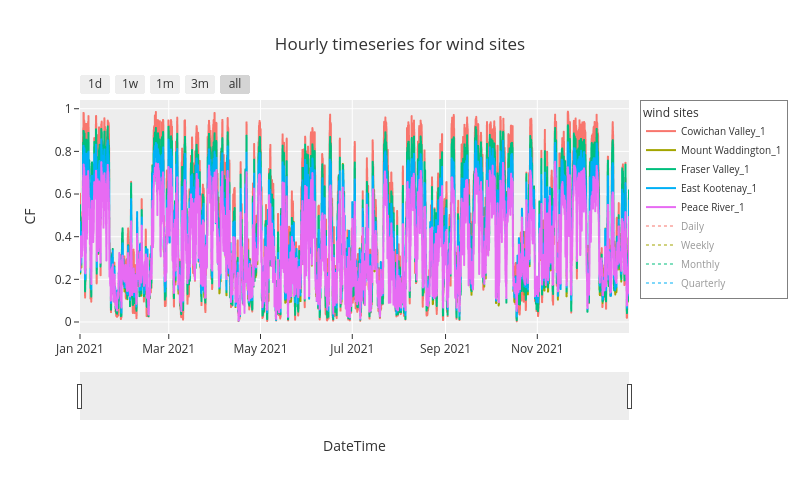

The code cell stored with this chart in its notebook:
### Code cell
solar_buckets_CFts_file=f"results/linking/Wind_Top_Sites_Clustered_CF_timeseries.pkl"

gdf=pd.read_pickle(solar_buckets_CFts_file)
create_sites_ts_plots_all_sites_2('wind',gdf,'results')

### Figure 1 — Plotly figure (JSON) as saved in the notebook; plotly's stock layout.template omitted (floating-point values rounded to 4 significant figures; data arrays with more than 128 entries replaced by an {"elided": "..."} marker saying what was removed)
{"data": [{"hoverinfo": "name+x+y", "hovertemplate": "variable=Cowichan Valley_1<br>index=%{x}<br>CF=%{y}<extra></extra>", "legendgroup": "Cowichan Valley_1", "line": {"color": "#F8766D", "dash": "solid"}, "marker": {"symbol": "circle"}, "mode": "lines", "name": "Cowichan Valley_1", "showlegend": true, "type": "scattergl", "x": {"elided": "8760 str values"}, "xaxis": "x", "y": {"elided": "8760 float values"}, "yaxis": "y"}, {"hoverinfo": "name+x+y", "hovertemplate": "variable=Mount Waddington_1<br>index=%{x}<br>CF=%{y}<extra></extra>", "legendgroup": "Mount Waddington_1", "line": {"color": "#A3A500", "dash": "solid"}, "marker": {"symbol": "circle"}, "mode": "lines", "name": "Mount Waddington_1", "showlegend": true, "type": "scattergl", "x": {"elided": "8760 str values"}, "xaxis": "x", "y": {"elided": "8760 float values"}, "yaxis": "y"}, {"hoverinfo": "name+x+y", "hovertemplate": "variable=Fraser Valley_1<br>index=%{x}<br>CF=%{y}<extra></extra>", "legendgroup": "Fraser Valley_1", "line": {"color": "#00BF7D", "dash": "solid"}, "marker": {"symbol": "circle"}, "mode": "lines", "name": "Fraser Valley_1", "showlegend": true, "type": "scattergl", "x": {"elided": "8760 str values"}, "xaxis": "x", "y": {"elided": "8760 float values"}, "yaxis": "y"}, {"hoverinfo": "name+x+y", "hovertemplate": "variable=East Kootenay_1<br>index=%{x}<br>CF=%{y}<extra></extra>", "legendgroup": "East Kootenay_1", "line": {"color": "#00B0F6", "dash": "solid"}, "marker": {"symbol": "circle"}, "mode": "lines", "name": "East Kootenay_1", "showlegend": true, "type": "scattergl", "x": {"elided": "8760 str values"}, "xaxis": "x", "y": {"elided": "8760 float values"}, "yaxis": "y"}, {"hoverinfo": "name+x+y", "hovertemplate": "variable=Peace River_1<br>index=%{x}<br>CF=%{y}<extra></extra>", "legendgroup": "Peace River_1", "line": {"color": "#E76BF3", "dash": "solid"}, "marker": {"symbol": "circle"}, "mode": "lines", "name": "Peace River_1", "showlegend": true, "type": "scattergl", "x": {"elided": "8760 str values"}, "xaxis": "x", "y": {"elided": "8760 float values"}, "yaxis": "y"}, {"hoverinfo": "name+x+y", "line": {"dash": "dot"}, "mode": "lines", "name": "Daily", "type": "scatter", "visible": "legendonly", "x": {"elided": "365 str values"}, "y": {"elided": "365 float values"}}, {"hoverinfo": "name+x+y", "line": {"dash": "dot"}, "mode": "lines", "name": "Weekly", "type": "scatter", "visible": "legendonly", "x": ["2021-01-03T00:00:00", "2021-01-10T00:00:00", "2021-01-17T00:00:00", "2021-01-24T00:00:00", "2021-01-31T00:00:00", "2021-02-07T00:00:00", "2021-02-14T00:00:00", "2021-02-21T00:00:00", "2021-02-28T00:00:00", "2021-03-07T00:00:00", "2021-03-14T00:00:00", "2021-03-21T00:00:00", "2021-03-28T00:00:00", "2021-04-04T00:00:00", "2021-04-11T00:00:00", "2021-04-18T00:00:00", "2021-04-25T00:00:00", "2021-05-02T00:00:00", "2021-05-09T00:00:00", "2021-05-16T00:00:00", "2021-05-23T00:00:00", "2021-05-30T00:00:00", "2021-06-06T00:00:00", "2021-06-13T00:00:00", "2021-06-20T00:00:00", "2021-06-27T00:00:00", "2021-07-04T00:00:00", "2021-07-11T00:00:00", "2021-07-18T00:00:00", "2021-07-25T00:00:00", "2021-08-01T00:00:00", "2021-08-08T00:00:00", "2021-08-15T00:00:00", "2021-08-22T00:00:00", "2021-08-29T00:00:00", "2021-09-05T00:00:00", "2021-09-12T00:00:00", "2021-09-19T00:00:00", "2021-09-26T00:00:00", "2021-10-03T00:00:00", "2021-10-10T00:00:00", "2021-10-17T00:00:00", "2021-10-24T00:00:00", "2021-10-31T00:00:00", "2021-11-07T00:00:00", "2021-11-14T00:00:00", "2021-11-21T00:00:00", "2021-11-28T00:00:00", "2021-12-05T00:00:00", "2021-12-12T00:00:00", "2021-12-19T00:00:00", "2021-12-26T00:00:00", "2022-01-02T00:00:00"], "y": [0.6023, 0.5908, 0.7296, 0.4003, 0.177, 0.2363, 0.2373, 0.5374, 0.6139, 0.5851, 0.3836, 0.5873, 0.5065, 0.6053, 0.5269, 0.2824, 0.2702, 0.4979, 0.3697, 0.2918, 0.3169, 0.3609, 0.6349, 0.3626, 0.3252, 0.368, 0.2076, 0.2827, 0.3036, 0.5026, 0.2749, 0.3804, 0.7181, 0.3366, 0.4396, 0.4323, 0.4361, 0.5479, 0.6686, 0.6991, 0.5894, 0.5283, 0.2196, 0.47, 0.3575, 0.485, 0.6197, 0.6834, 0.6164, 0.7508, 0.2709, 0.4129, 0.3868]}, {"hoverinfo": "name+x+y", "line": {"dash": "dot"}, "mode": "lines", "name": "Monthly", "type": "scatter", "visible": "legendonly", "x": ["2021-01-31T00:00:00", "2021-02-28T00:00:00", "2021-03-31T00:00:00", "2021-04-30T00:00:00", "2021-05-31T00:00:00", "2021-06-30T00:00:00", "2021-07-31T00:00:00", "2021-08-31T00:00:00", "2021-09-30T00:00:00", "2021-10-31T00:00:00", "2021-11-30T00:00:00", "2021-12-31T00:00:00"], "y": [0.4868, 0.4062, 0.5311, 0.4211, 0.3427, 0.3888, 0.3356, 0.4504, 0.5452, 0.4864, 0.5521, 0.4757]}, {"hoverinfo": "name+x+y", "line": {"dash": "dot"}, "mode": "lines", "name": "Quarterly", "type": "scatter", "visible": "legendonly", "x": ["2021-03-31T00:00:00", "2021-06-30T00:00:00", "2021-09-30T00:00:00", "2021-12-31T00:00:00"], "y": [0.477, 0.3838, 0.4426, 0.5042]}], "layout": {"autosize": false, "height": 500, "hovermode": "x unified", "legend": {"bordercolor": "grey", "borderwidth": 1, "font": {"size": 10}, "itemclick": "toggleothers", "itemdoubleclick": "toggle", "itemwidth": 30, "orientation": "v", "title": {"font": {"size": 12}, "text": "wind sites"}, "tracegroupgap": 0, "traceorder": "normal", "x": 1.02, "xanchor": "left", "y": 1, "yanchor": "top"}, "title": {"text": "Hourly timeseries for wind sites"}, "width": 800, "xaxis": {"anchor": "y", "domain": [0, 1], "rangeselector": {"buttons": [{"count": 1, "label": "1d", "step": "day", "stepmode": "backward"}, {"count": 7, "label": "1w", "step": "day", "stepmode": "backward"}, {"count": 1, "label": "1m", "step": "month", "stepmode": "backward"}, {"count": 3, "label": "3m", "step": "month", "stepmode": "backward"}, {"step": "all"}]}, "rangeslider": {"visible": true}, "title": {"text": "DateTime"}, "type": "date"}, "yaxis": {"anchor": "x", "domain": [0, 1], "title": {"text": "CF"}}}}
